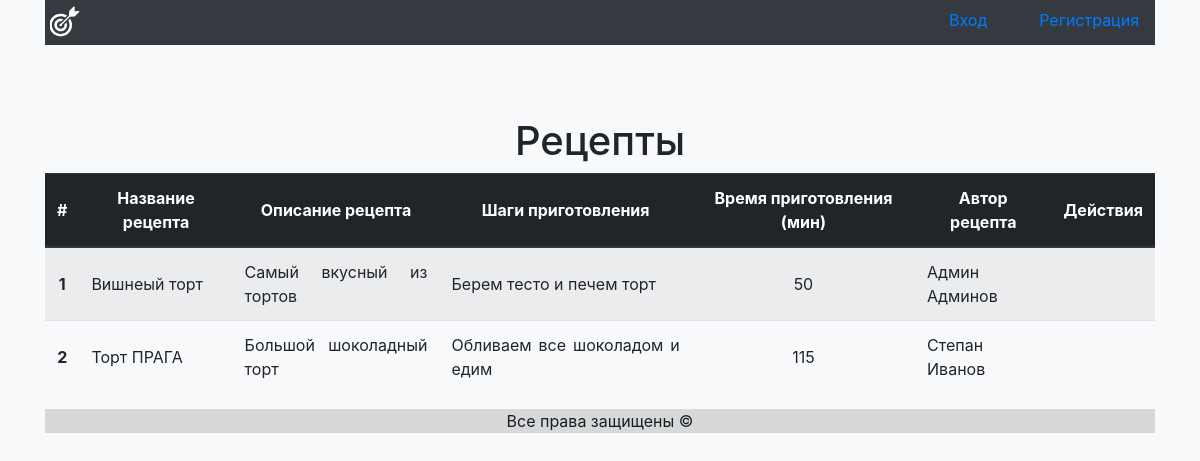
The app's page /recipes/ with its own data.
### website/models.py (models this page shows, shortened)
class Recipe(models.Model):
    name = models.CharField(max_length=100, unique=True)
    description = models.CharField(max_length=255, blank=True, null=True)
    roadmap = models.CharField(max_length=255, blank=True, null=True)
    req_time = models.IntegerField(default=1, validators=[MinValueValidator(1)])
    image = models.CharField(max_length=255, blank=True, null=True)
    author = models.ForeignKey(User, on_delete=models.CASCADE)

### website/views.py (the view)
# urls.py: path('recipes/', Recipes.as_view(), name='recipes'),
class Recipes(View):
    def get(self, request):
        recipes = Recipe.objects.all()
        context = {'recipes': recipes,
                   }
        return render(request, 'website/recipes.html', context)

### website/templatetags/make_shorter.py (called while the page is built)
@register.filter()
def make_shorter(filtering_str, filtering_width=100):
    return textwrap.shorten(filtering_str, width=filtering_width, placeholder="...")

### website/templates/website/recipes.html (shortened to what this page needs)
{% extends 'website/base.html' %}
{% load make_shorter %}
{% block header %}
<h1>
Рецепты
</h1>
{% endblock %}
{% block content %}
<div class="text-body text-justify">
    <table class="table table-hover table-striped">
        <thead class="thead-dark">
            <tr>
                <th class="text-center align-middle" scope="col">#</th>
                <th class="text-center align-middle" scope="col">Название рецепта</th>
                <th class="text-center align-middle" scope="col">Описание рецепта</th>
                <th class="text-center align-middle" scope="col">Шаги приготовления</th>
                <th class="text-center align-middle" scope="col">Время приготовления (мин)</th>
                <th class="text-center align-middle" scope="col">Автор рецепта</th>
                <th class="text-center align-middle" scope="col">Действия</th>
            </tr>
        </thead>
        <tbody>
            {% for recipe in recipes %}
                <tr>
                    <th scope="row" class="text-center align-middle">{{ forloop.counter }}</th>
                    <td class="align-middle">{{ recipe.name }}</td>
                    <td class="align-middle">{{ recipe.description|make_shorter:120 }}</td>
                    <td class="align-middle">{{ recipe.roadmap|make_shorter:120 }}</td>
                    <td class="text-center align-middle">{{ recipe.req_time }}</td>
                    <td class="align-middle">{{ recipe.author.get_full_name|default:recipe.author.username }}</td>
                    <td class="text-center align-middle">
                    </td>
                </tr>
            {% endfor %}
        </tbody>
    </table>
</div>
{% endblock %}

### records on screen
Recipe: name "Вишнеый торт", description|make_shorter "Самый вкусный из тортов", roadmap|make_shorter "Берем тесто и печем торт", req_time "50", author.get_full_name "Админ Админов"
Recipe: name "Торт ПРАГА", description|make_shorter "Большой шоколадный торт", roadmap|make_shorter "Обливаем все шоколадом и едим", req_time "115", author.get_full_name "Степан Иванов"
